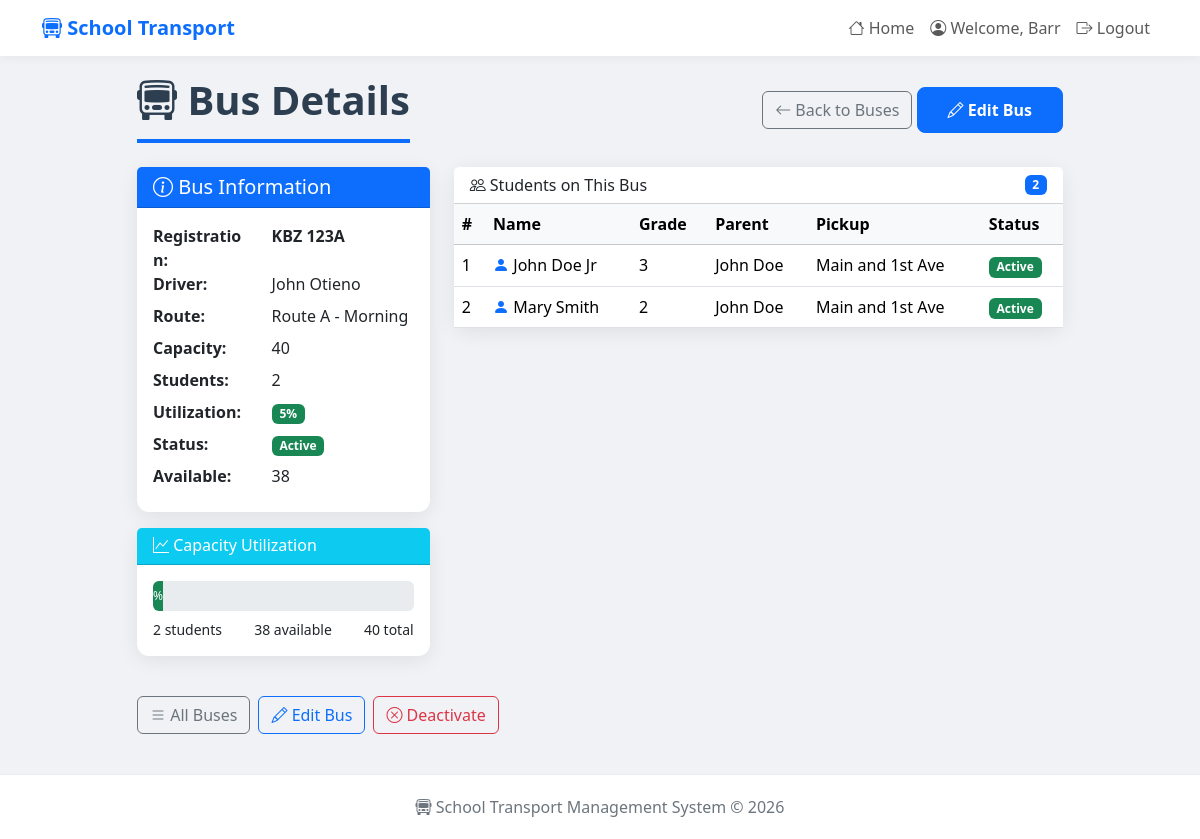
Screenshot of /buses/detail/1/ (signed in) with the database file from the repository.
### transport/models.py (models this page shows, shortened)
class User(AbstractUser):
    USER_TYPES = (
        ('admin', 'Admin'),
        ('parent', 'Parent'),
        ('assistant', 'Assistant'),
    )
    user_type = models.CharField(max_length = 20, choices = USER_TYPES)
    phone_number = models.CharField(max_length = 15)
    is_active = models.BooleanField(default = True)
    groups = models.ManyToManyField(
        'auth.Group',
        verbose_name='groups',
        blank=True,
        help_text='The groups this user belongs to.',
        related_name="transport_user_set",
        related_query_name="transport_user",
    )
    user_permissions = models.ManyToManyField(
        'auth.Permission',
        verbose_name='user permissions',
        blank=True,
        help_text='Specific permissions for this user.',
        related_name="transport_user_set",
        related_query_name="transport_user",
    )

class Bus(models.Model):
    registration = models.CharField(max_length = 50, unique = True)
    driver_name = models.CharField(max_length = 200)
    capacity = models.IntegerField()
    route_name = models.CharField(max_length = 100)
    is_active = models.BooleanField(default = True)
    created_at = models.DateTimeField(auto_now_add = True)

class Student(models.Model):
    name = models.CharField(max_length = 200)
    grade = models.CharField(max_length = 20)
    parent = models.ForeignKey(Parent, on_delete = models.CASCADE, related_name = 'children')
    bus = models.ForeignKey(Bus, on_delete = models.CASCADE, related_name = 'students')
    pick_up_location = models.CharField(max_length = 200)
    drop_off_location = models.CharField(max_length = 200)
    emergency_contact = models.CharField(max_length = 200)
    created_at = models.DateTimeField(auto_now_add = True)
    is_active = models.BooleanField(default = True)

class Parent(models.Model):
    user = models.OneToOneField(User, on_delete = models.CASCADE, related_name = 'parent_profile')
    name = models.CharField(max_length = 200)
    email = models.EmailField()
    phone_number = models.CharField(max_length = 15)
    home_address = models.TextField()

### transport/views.py (the view)
# urls.py: path('buses/detail/<int:bus_id>/', views.bus_detail, name = 'bus_detail'),
@login_required
def bus_detail(request, bus_id):
    if request.user.user_type != 'admin':
        messages.error(request, 'Access denied. Only admins can view bus details.')
        return redirect('index')
    bus = get_object_or_404(Bus, id = bus_id)
    students = Student.objects.filter(bus = bus, is_active = True).order_by('name')
    student_count = students.count()
    utilization = (student_count / bus.capacity * 100) if bus.capacity > 0 else 0
    available = bus.capacity - student_count
    context = {
        'bus': bus,
        'students': students,
        'student_count': student_count,
        'utilization': utilization,
        'available': available
    }
    return render(request, 'transport/bus_detail.html', context)

### transport/templates/transport/bus_detail.html (shortened to what this page needs)
{% extends 'transport/layout.html' %}
{% block body %}
    <div class="d-flex justify-content-between align-items-center mb-4">
        <h1 class="page-title mb-0">
            <i class="bi bi-bus-front"></i>
            Bus Details
        </h1>
        <div>
            <a href="{% url 'bus_list' %}" class="btn btn-outline-secondary">
                <i class="bi bi-arrow-left"></i>
                Back to Buses
            </a>
            <a href="{% url 'edit_bus' bus.id %}" class="btn btn-primary">
                <i class="bi bi-pencil"></i>
                Edit Bus
            </a>
        </div>
    </div>
    <div class="row">
        <div class="col-lg-4 mb-4">
            <div class="card card-shadow">
                <div class="card-header bg-primary text-white">
                    <h5 class="mb-0">
                        <i class="bi bi-info-circle"></i>
                        Bus Information
                    </h5>
                </div>
                <div class="card-body">
                    <dl class="row mb-0">
                        <dt class="col-sm-5">
                            Registration:
                        </dt>
                        <dd class="col-sm-7">
                            <strong>
                                {{ bus.registration }}
                            </strong>
                        </dd>
                        <dt class="col-sm-5">
                            Driver:
                        </dt>
                        <dd class="col-sm-7">
                            {{ bus.driver_name }}
                        </dd>
                        <dt class="col-sm-5">
                            Route:
                        </dt>
                        <dd class="col-sm-7">
                            {{ bus.route_name }}
                        </dd>
                        <dt class="col-sm-5">
                            Capacity:
                        </dt>
                        <dd class="col-sm-7">
                            {{ bus.capacity }}
                        </dd>
                        <dt class="col-sm-5">
                            Students:
                        </dt>
                        <dd class="col-sm-7">
                            {{ student_count }}
                        </dd>
                        <dt class="col-sm-5">
                            Utilization:
                        </dt>
                        <dd class="col-sm-7">
                            <span class="badge
                                {% if utilization > 90 %}bg-danger
                                {% elif utilization > 70 %}bg-warning
                                {% else %}bg-success{% endif %}">
                                {{ utilization|floatformat:0 }}%
                            </span>
                        </dd>
                        <dt class="col-sm-5">
                            Status:
                        </dt>
                        <dd class="col-sm-7">
                            {% if bus.is_active %}
                                <span class="badge bg-success">
                                    Active
                                </span>
                            {% else %}
                                <span class="badge bg-danger">
                                    Inactive
                                </span>
                            {% endif %}
                        </dd>
                        <dt class="col-sm-5">
                            Available:
                        </dt>
                        <dd class="col-sm-7">
                            {{ available }}
                        </dd>
                    </dl>
                </div>
            </div>
            <div class="card card-shadow mt-3">
                <div class="card-header bg-info text-white">
                    <h6 class="mb-0">
                        <i class="bi bi-graph-up"></i>
                        Capacity Utilization
                    </h6>
                </div>
                <div class="card-body">
                    <div class="progress" style="height: 30px;">
                        <div class="progress-bar
                            {% if bus.utilization_percent > 90 %}bg-danger
                            {% elif bus.utilization_percent > 70 %}bg-warning
                            {% else %}bg-success{% endif %}"
                             role="progressbar"
                             style="width: {{ bus.utilization }};"
                             aria-valuenow="{{ bus.utilization_percent }}"
                             aria-valuemin="0"
                             aria-valuemax="100">
                            {{ bus.utilization }}%
                        </div>
                    </div>
                    <div class="d-flex justify-content-between mt-2">
                        <small>
                            {{ student_count }} students
                        </small>
                        <small>
                            {{ available }} available
                        </small>
                        <small>
                            {{ bus.capacity }} total
                        </small>
                    </div>
                </div>
            </div>
        </div>
        <div class="col-lg-8 mb-4">
            <div class="card card-shadow">
                <div class="card-header bg-white d-flex justify-content-between align-items-center">
                    <h6 class="mb-0">
                        <i class="bi bi-people"></i>
                        Students on This Bus
                    </h6>
                    <span class="badge bg-primary">
                        {{ student_count }}
                    </span>
                </div>
                <div class="card-body p-0">
                    {% if students %}
                        <div class="table-responsive">
                            <table class="table table-hover mb-0">
                                <thead class="table-light">
                                    <tr>
                                        <th>#</th>
                                        <th>Name</th>
                                        <th>Grade</th>
                                        <th>Parent</th>
                                        <th>Pickup</th>
                                        <th>Status</th>
                                    </tr>
                                </thead>
                                <tbody>
                                    {% for student in students %}
                                        <tr>
                                            <td>
                                                {{ forloop.counter }}
                                            </td>
                                            <td>
                                                <i class="bi bi-person-fill text-primary"></i>
                                                {{ student.name }}
                                            </td>
                                            <td>
                                                {{ student.grade }}
                                            </td>
                                            <td>
                                                {{ student.parent.name }}
                                            </td>
                                            <td>
                                                {{ student.pick_up_location }}
                                            </td>
                                            <td>
                                                {% if student.is_active %}
                                                    <span class="badge bg-success">
                                                        Active
                                                    </span>
                                                {% else %}
                                                    <span class="badge bg-danger">
                                                        Inactive
                                                    </span>
                                                {% endif %}
                                            </td>
                                        </tr>
                                    {% endfor %}
                                </tbody>
                            </table>
                        </div>
                    {% endif %}
                </div>
            </div>
        </div>
    </div>
    <div class="mt-3">
        <div class="d-flex gap-2 flex-wrap">
            <a href="{% url 'bus_list' %}" class="btn btn-outline-secondary">
                <i class="bi bi-list"></i>
                All Buses
            </a>
            <a href="{% url 'edit_bus' bus.id %}" class="btn btn-outline-primary">
                <i class="bi bi-pencil"></i>
                Edit Bus
            </a>
            {% if bus.is_active %}
                <a href="{% url 'deactivate_bus' bus.id %}" class="btn btn-outline-danger">
                    <i class="bi bi-x-circle"></i>
                    Deactivate
                </a>
            {% else %}
                <a href="{% url 'reactivate_bus' bus.id %}" class="btn btn-outline-success">
                    <i class="bi bi-check-circle"></i>
                    Reactivate
                </a>
            {% endif %}
        </div>
    </div>
{% endblock %}

### transport/templates/transport/layout.html (shortened to what this page needs)
<!DOCTYPE html>
<html lang = "en">
    <head>
        <link href="https://cdn.jsdelivr.net/npm/bootstrap@5.3.2/dist/css/bootstrap.min.css" rel="stylesheet">
        <link rel="stylesheet" href="https://cdn.jsdelivr.net/npm/bootstrap-icons@1.11.3/font/bootstrap-icons.min.css">
    </head>
    <body>
        <nav class="navbar navbar-expand-lg navbar-light bg-white">
            <div class="container">
                <a class="navbar-brand" href = "{% url 'index' %}">
                    <i class="bi bi-bus-front"></i>
                    School Transport
                </a>
                <div class="collapse navbar-collapse" id="navbarNav">
                    <ul class="navbar-nav ms-auto">
                        <li class="nav-item">
                            <a class="nav-link" href = "{% url 'index' %}">
                                <i class="bi bi-house"></i>
                                Home
                            </a>
                        </li>
                        {% if user.is_authenticated %}
                            <li class="nav-item">
                                <span class="nav-link">
                                    <i class="bi bi-person-circle"></i>
                                    Welcome, {{ user.username }}
                                </span>
                            </li>
                            <li class="nav-item">
                                <a class="nav-link" href = "{% url 'logout' %}">
                                    <i class="bi bi-box-arrow-right"></i>
                                    Logout
                                </a>
                            </li>
                        {% endif %}
                    </ul>
                </div>
            </div>
        </nav>
        <div class="container main-container">
            <div class="row justify-content-center">
                <div class="col-lg-10">
                    {% block body %}
                    {% endblock %}
                </div>
            </div>
        </div>
        <footer class="footer">
            <div class="container">
                <p class="mb-0">
                    <i class="bi bi-bus-front"></i>
                    School Transport Management System &copy; 2026
                </p>
            </div>
        </footer>
    </body>
</html>

### transport/templates/transport/layout.html (style rules this page uses)
body { background-color: #f0f2f5; min-height: 100vh; display: flex; flex-direction: column; }
.main-container { flex: 1; padding-top: 20px; padding-bottom: 40px; }
.card-shadow { box-shadow: 0 4px 20px rgba(0,0,0,0.08); border: none; border-radius: 12px; transition: transform 0.2s ease; }
.navbar-brand { font-weight: 700; color: #0d6efd !important; }
.navbar { box-shadow: 0 2px 10px rgba(0,0,0,0.05); background: white !important; }
.page-title { color: #2c3e50; font-weight: 700; margin-bottom: 30px; border-bottom: 4px solid #0d6efd; padding-bottom: 15px; }
.btn-primary { padding: 10px 30px; font-weight: 600; border-radius: 8px; transition: all 0.3s ease; }
.footer { margin-top: auto; padding: 20px 0; background: white; border-top: 1px solid #e9ecef; text-align: center; color: #6c757d; }

### rows the page displays
User: username "Barr"
Bus: registration "KBZ 123A", driver_name "John Otieno", route_name "Route A - Morning", capacity "40"
Student: name "John Doe Jr", grade "3", parent.name "John Doe", pick_up_location "Main and 1st Ave", is_active "Active"
Student: name "Mary Smith", grade "2", parent.name "John Doe", pick_up_location "Main and 1st Ave", is_active "Active"

### other values shown
{{ student_count }} "2"
{{ utilization|floatformat:0 }} "5"
{{ available }} "38"
